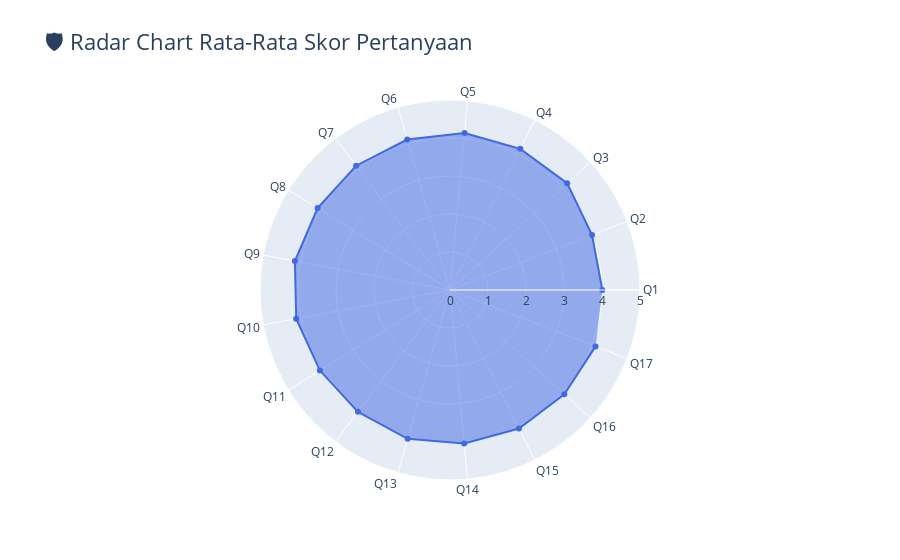

This figure's notebook cell:
### Markdown cell above
## 7. BONUS – Radar Chart Rata-Rata Skor

### Code cell
fig_radar = go.Figure()

fig_radar.add_trace(go.Scatterpolar(
    r=mean_scores["Skor"],
    theta=mean_scores["Pertanyaan"],
    fill="toself",
    line=dict(color="royalblue")
))

fig_radar.update_layout(
    title="🛡️ Radar Chart Rata-Rata Skor Pertanyaan",
    polar=dict(radialaxis=dict(visible=True, range=[0, 5])),
    title_font_size=22
)

fig_radar.show()

### Figure 1 — Plotly figure (JSON) as saved in the notebook; plotly's stock layout.template omitted (floating-point values rounded to 4 significant figures)
{"data": [{"fill": "toself", "line": {"color": "royalblue"}, "r": [4.009, 4.009, 4.171, 4.15, 4.15, 4.117, 4.098, 4.097, 4.152, 4.117, 4.027, 4.019, 4.071, 4.054, 4.071, 4.071, 4.107], "theta": ["Q1", "Q2", "Q3", "Q4", "Q5", "Q6", "Q7", "Q8", "Q9", "Q10", "Q11", "Q12", "Q13", "Q14", "Q15", "Q16", "Q17"], "type": "scatterpolar"}], "layout": {"polar": {"radialaxis": {"range": [0, 5], "visible": true}}, "title": {"font": {"size": 22}, "text": "🛡️ Radar Chart Rata-Rata Skor Pertanyaan"}}}
